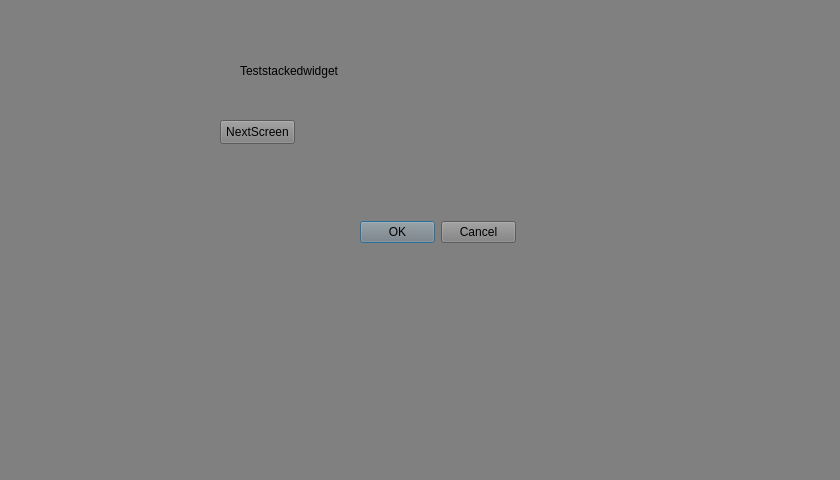
<?xml version="1.0" encoding="UTF-8"?>
<ui version="4.0">
 <class>TestsStackedClass</class>
 <widget class="QWidget" name="TestsStackedClass">
  <property name="geometry">
   <rect>
    <x>0</x>
    <y>0</y>
    <width>840</width>
    <height>480</height>
   </rect>
  </property>
  <property name="windowTitle">
   <string>TestsStackedClass</string>
  </property>
  <property name="autoFillBackground">
   <bool>false</bool>
  </property>
  <property name="styleSheet">
   <string notr="true">background-color: grey</string>
  </property>
  <widget class="QLabel" name="label">
   <property name="geometry">
    <rect>
     <x>240</x>
     <y>40</y>
     <width>251</width>
     <height>61</height>
    </rect>
   </property>
   <property name="text">
    <string>Teststackedwidget</string>
   </property>
  </widget>
  <widget class="QStackedWidget" name="stackedWidget">
   <property name="geometry">
    <rect>
     <x>-10</x>
     <y>80</y>
     <width>851</width>
     <height>401</height>
    </rect>
   </property>
   <property name="currentIndex">
    <number>2</number>
   </property>
   <widget class="QWidget" name="page">
    <widget class="QCheckBox" name="checkBox">
     <property name="geometry">
      <rect>
       <x>360</x>
       <y>160</y>
       <width>76</width>
       <height>20</height>
      </rect>
     </property>
     <property name="text">
      <string>CheckBox</string>
     </property>
    </widget>
    <widget class="QPushButton" name="pushButton_4">
     <property name="geometry">
      <rect>
       <x>600</x>
       <y>140</y>
       <width>75</width>
       <height>24</height>
      </rect>
     </property>
     <property name="text">
      <string>NextScreen</string>
     </property>
    </widget>
   </widget>
   <widget class="QWidget" name="page_3">
    <widget class="QPushButton" name="pushButton">
     <property name="geometry">
      <rect>
       <x>260</x>
       <y>130</y>
       <width>331</width>
       <height>91</height>
      </rect>
     </property>
     <property name="text">
      <string>PushButton</string>
     </property>
    </widget>
    <widget class="QPushButton" name="pushButton_6">
     <property name="geometry">
      <rect>
       <x>610</x>
       <y>50</y>
       <width>75</width>
       <height>24</height>
      </rect>
     </property>
     <property name="text">
      <string>NextScreen</string>
     </property>
    </widget>
    <widget class="QPushButton" name="pushButton_5">
     <property name="geometry">
      <rect>
       <x>110</x>
       <y>10</y>
       <width>75</width>
       <height>24</height>
      </rect>
     </property>
     <property name="text">
      <string>home</string>
     </property>
    </widget>
   </widget>
   <widget class="QWidget" name="page_2">
    <widget class="QDialogButtonBox" name="buttonBox">
     <property name="geometry">
      <rect>
       <x>370</x>
       <y>140</y>
       <width>156</width>
       <height>24</height>
      </rect>
     </property>
     <property name="standardButtons">
      <set>QDialogButtonBox::Cancel|QDialogButtonBox::Ok</set>
     </property>
    </widget>
    <widget class="QPushButton" name="pushButton_7">
     <property name="geometry">
      <rect>
       <x>230</x>
       <y>40</y>
       <width>75</width>
       <height>24</height>
      </rect>
     </property>
     <property name="text">
      <string>NextScreen</string>
     </property>
    </widget>
   </widget>
  </widget>
 </widget>
 <layoutdefault spacing="6" margin="11"/>
 <resources/>
 <connections/>
</ui>
